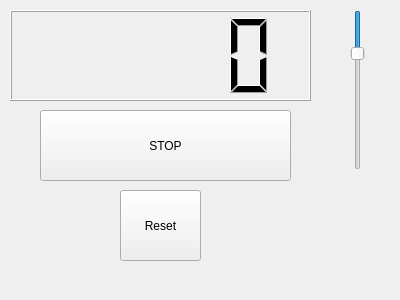
<?xml version="1.0" encoding="UTF-8"?>
<ui version="4.0">
 <class>Counter</class>
 <widget class="QWidget" name="Counter">
  <property name="geometry">
   <rect>
    <x>0</x>
    <y>0</y>
    <width>400</width>
    <height>300</height>
   </rect>
  </property>
  <property name="windowTitle">
   <string>Counter</string>
  </property>
  <widget class="QPushButton" name="button">
   <property name="geometry">
    <rect>
     <x>40</x>
     <y>110</y>
     <width>251</width>
     <height>71</height>
    </rect>
   </property>
   <property name="text">
    <string>STOP</string>
   </property>
  </widget>
  <widget class="QLCDNumber" name="lcdNumber">
   <property name="geometry">
    <rect>
     <x>10</x>
     <y>10</y>
     <width>301</width>
     <height>91</height>
    </rect>
   </property>
  </widget>
  <widget class="QSlider" name="freqSlider">
   <property name="geometry">
    <rect>
     <x>350</x>
     <y>10</y>
     <width>16</width>
     <height>160</height>
    </rect>
   </property>
   <property name="minimum">
    <number>1</number>
   </property>
   <property name="maximum">
    <number>2000</number>
   </property>
   <property name="value">
    <number>500</number>
   </property>
   <property name="orientation">
    <enum>Qt::Vertical</enum>
   </property>
   <property name="invertedAppearance">
    <bool>true</bool>
   </property>
  </widget>
  <widget class="QPushButton" name="reset">
   <property name="geometry">
    <rect>
     <x>120</x>
     <y>190</y>
     <width>81</width>
     <height>71</height>
    </rect>
   </property>
   <property name="text">
    <string>Reset</string>
   </property>
  </widget>
 </widget>
 <resources/>
 <connections/>
</ui>
